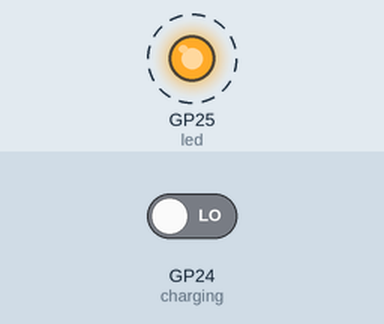
This program was run on a simulated Raspberry Pi Pico running MicroPython. Shown: output pins drawn as LEDs (lit = HIGH). Dashed ring = blinking. Inputs (shaded band) come from the test bench; at power-on: GP24 (charging) LOW. What the program prints to the serial console is not drawn.

Above: at 1.2 s.
1.3 s: GP24 (charging) driven HIGH
Timing chart, 0 to 10.3 s (numbered marks = the images above; inputs shaded):
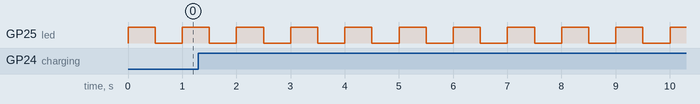

Measured:
- by itself, GP25 (led): alternates HIGH for 0.50 s and LOW for 0.50 s

The program:

Battery_Pico.py
```python
# This example reads the voltage from a LiPo battery connected to Pimoroni Pico LiPo
# and uses this reading to calculate how much charge is left in the battery.
# It then displays the info on the screen of Pico Display (or Pico Display 2.0).
# With Pimoroni Pico LiPo, you can read the battery percentage while it's charging.
# Save this code as main.py on your Pico if you want it to run automatically!

from machine import ADC, Pin
import time

led = Pin("LED", Pin.OUT)

vsys = ADC(29)                      # reads the system input voltage
charging = Pin(24, Pin.IN)          # reading GP24 tells us whether or not USB power is connected
conversion_factor = 3 * 3.3 / 65535

full_battery = 4.2                  # reference voltages for a full/empty battery, in volts
empty_battery = 2.8                 # the values could vary by battery size/manufacturer so you might need to adjust them

while True:
    led.toggle()
    # convert the raw ADC read into a voltage, and then a percentage
    voltage = vsys.read_u16() * conversion_factor
    percentage = 100 * ((voltage - empty_battery) / (full_battery - empty_battery))
    if percentage > 100:
        percentage = 100

    if charging.value() == 1:         # if it's plugged into USB power...
        print("Charging!")
    else:                             # if not, display the battery stats
        print('{:.2f}'.format(voltage) + "v", '{:.0f}%'.format(percentage))

    time.sleep(0.5)
```
